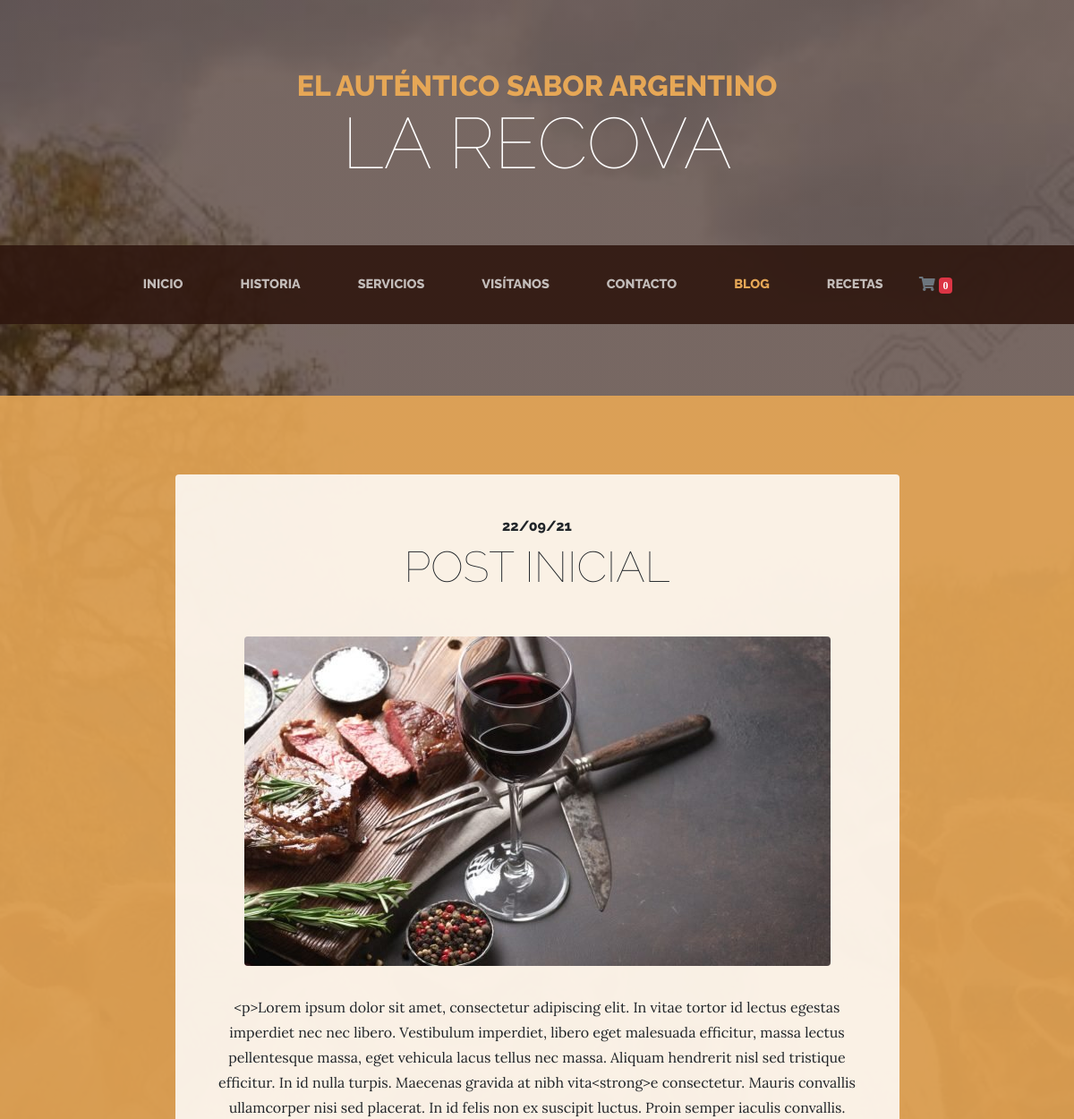
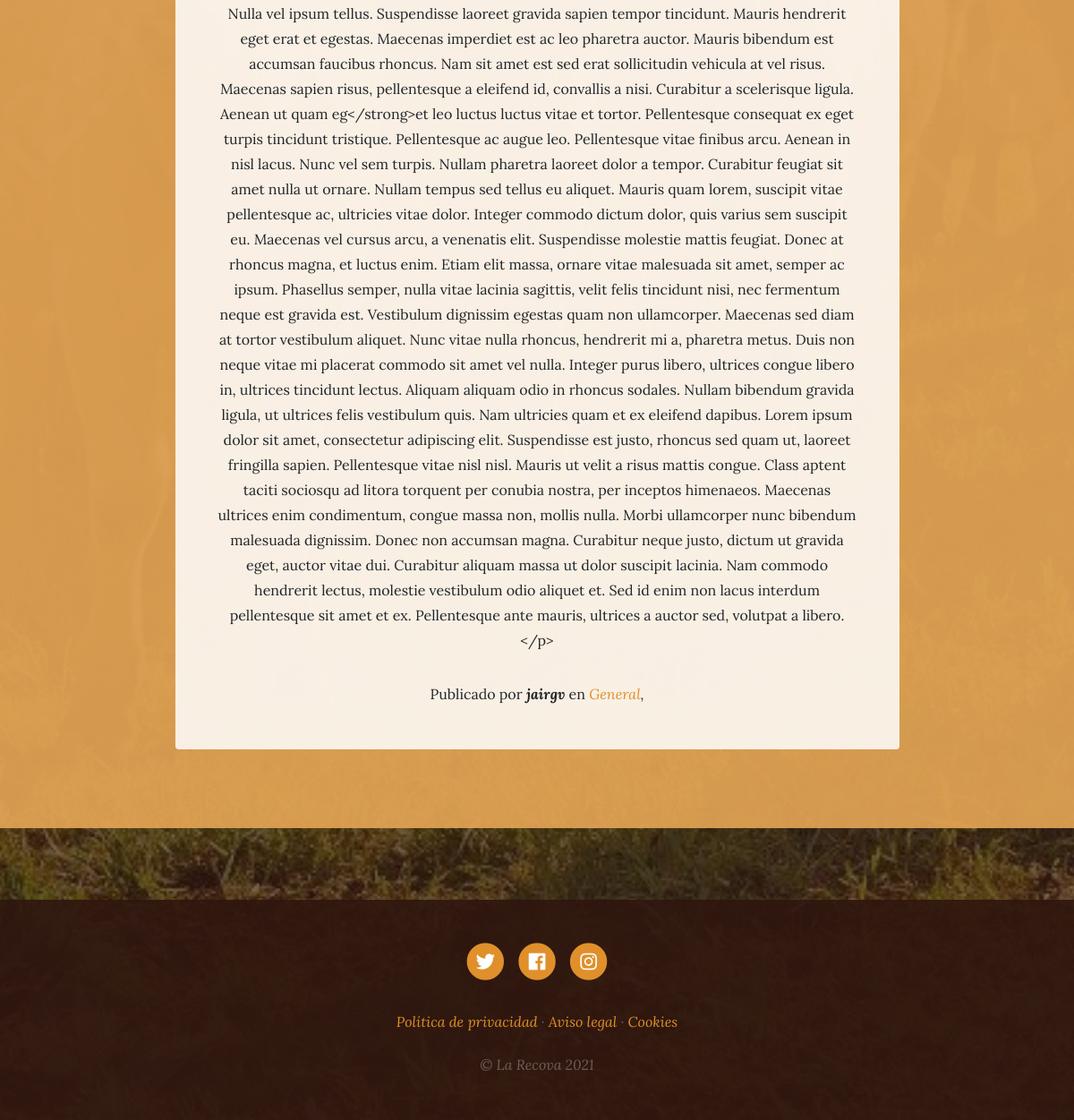
Screenshot of /blog/ with the database file from the repository (2 pictures, top to bottom).
### blog/models.py (models this page shows, shortened)
class Post(models.Model):
    title = models.CharField(max_length=200, verbose_name="Título")
    content = RichTextField(verbose_name="Contenido")
    published = models.DateTimeField(verbose_name="Fecha de publicación", default=now())
    image =  models.ImageField(verbose_name="Imagen", upload_to="blog", null=True, blank=True)
    author = models.ForeignKey(User, verbose_name="Autor", on_delete=models.CASCADE)
    categories = models.ManyToManyField(Category, verbose_name="Categorías", related_name="get_posts")
    created = models.DateTimeField(auto_now_add=True, verbose_name="Fecha de creación")
    updated = models.DateTimeField(auto_now=True, verbose_name="Fecha de edición")
    class Meta:
        verbose_name = "Post"
        verbose_name_plural = "Posts"
        ordering = ["-created"]

class Category(models.Model):
    name = models.CharField(max_length=100, verbose_name="Nombre")
    created = models.DateTimeField(auto_now_add=True, verbose_name="Fecha de creación")
    updated = models.DateTimeField(auto_now=True, verbose_name="Fecha de edición")
    class Meta:
        verbose_name = "Categoría"
        verbose_name_plural = "Categorias"
        ordering = ["-created"]

### blog/views.py (the view)
# urls.py: path('', views.blog, name="blog"),
def blog(request):
    posts = Post.objects.all()
    return render(request, 'blog/blog.html', {"posts":posts})

### blog/templates/blog/blog.html (shortened to what this page needs)
{% extends 'core/base.html' %}
{% block content %}
    {% for post in posts %}
    <section class="page-section cta">
        <div class="container">
            <div class="row">
                <div class="col-xl-9 mx-auto">
                    <div class="cta-innerv text-center rounded">
                        <h2 class="section-heading mb-5">
                            <span class="section-heading-upper">{{ post.published|date:"d/m/y" }}</span>
                            <span class="section-heading-lower">{{ post.title }}</span>
                        </h2>
                        {% if post.image %}
                            <p class="mb-0">
                                <img class="mx-auto d-flex rounded img-fluid mb-3 mb-lg-0" src="{{ post.image.url }}" alt="">
                            </p>
                        {% endif %}
                        <p class="mb-0 mbt">
                            {{ post.content }}
                        </p>
                        <p class="mb-0 mbt">
                            <span class="section-heading-under">Publicado por <em>
                                <b>{{ post.author }}</b></em> en <em>
                                    {% for category in post.categories.all %}
                                        <a href="{% url 'category' category.id %}" class="link">{{ category.name }}</a>,
                                    {% endfor %}
                            </span>
                        </p>
                    </div>
                </div>
            </div>
        </div>
    </section>
    {% endfor %}
{% endblock %}

### core/static/core/css/business-casual.css (style rules this page uses)
body { font-family: "Lora"; background: linear-gradient(rgba(47, 23, 15, 0.65), rgba(47, 23, 15, 0.65)), url("../img/bg.jpeg"); background-attachment: fixed; background-position: center; background-size: cover; }
h1, h2, h3, h4, h5, h6 { font-family: "Raleway"; }
p { line-height: 1.75; }
.page-section { margin-top: 5rem; margin-bottom: 5rem; }
.section-heading { text-transform: uppercase; }
.section-heading .section-heading-upper { display: block; font-size: 1rem; font-weight: 800; padding-bottom: 0.5rem; }
.section-heading .section-heading-lower { display: block; font-size: 3rem; font-weight: 100; }
.cta { padding-top: 5rem; padding-bottom: 5rem; background-color: rgba(230, 167, 86, 0.9); }
.cta .cta-innerv { position: relative; padding: 3rem; margin: 0.5rem; background-color: rgba(255, 255, 255, 0.85); }
.mbt { padding-top: 2rem; }
a.link { color: #df902a; }

### rows the page displays
Post: published "22/09/21", title "POST INICIAL", image (picture), content "<p>Lorem ipsum dolor sit amet, consectetur adipiscing elit. In vitae tortor id lectus egestas imperdiet nec nec libero. Vestibulum imperdiet, libero eget malesuada efficitur, massa lectus pellentesque massa, eget vehicula lacus tellus nec massa. Aliquam hendrerit nisl sed tristique efficitur. In id nulla turpis. Maecenas gravida at nibh vita<strong>e consectetur. Mauris convallis ullamcorper nisi sed placerat. In id felis non ex suscipit luctus. Proin semper iaculis convallis. Nulla vel ipsum tellus. Suspendisse laoreet gravida sapien tempor tincidunt. Mauris hendrerit eget erat et egestas. Maecenas imperdiet est ac leo pharetra auctor. Mauris bibendum est accumsan faucibus rhoncus. Nam sit…", author "jairgv"
Category: name "General"
